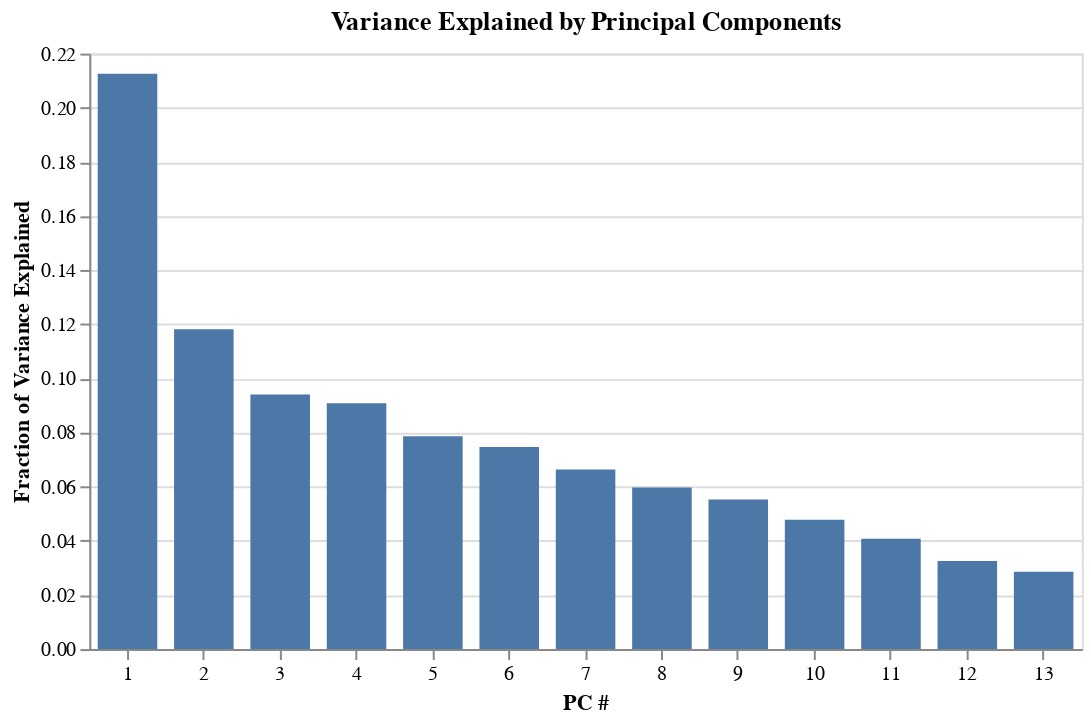

The notebook cell this image was saved under:
### Code cell
PC_num = []
i = 1
n = len(s)
while i <= n:
    PC_num.append(i)
    i += 1

explained_var = pd.DataFrame({
    'PC #': PC_num, 
    'Fraction of Variance Explained' : (s**2 / len(kaggle_centered)) / (total_variance_singular_values)
})

print(explained_var)

# scree plot of variance explained by each PC
alt.Chart(explained_var, 
          title="Variance Explained by Principal Components"
).mark_bar(size=30).encode(
    alt.X('PC #:O'),
    alt.Y('Fraction of Variance Explained:Q')
).configure_axisX(labelAngle=0).properties(width=500)

### Figure 1 — Vega-Lite specification as saved in the notebook (floating-point values rounded to 4 significant figures)
{"config": {"view": {"continuousWidth": 400, "continuousHeight": 300}, "axisX": {"labelAngle": 0}}, "data": {"name": "data-d4601225db250915a935ae1508714b67"}, "mark": {"type": "bar", "size": 30}, "encoding": {"x": {"type": "ordinal", "field": "PC #"}, "y": {"type": "quantitative", "field": "Fraction of Variance Explained"}}, "title": "Variance Explained by Principal Components", "width": 500, "$schema": "https://vega.github.io/schema/vega-lite/v4.8.1.json", "datasets": {"data-d4601225db250915a935ae1508714b67": [{"PC #": 1, "Fraction of Variance Explained": 0.2125}, {"PC #": 2, "Fraction of Variance Explained": 0.1182}, {"PC #": 3, "Fraction of Variance Explained": 0.09406}, {"PC #": 4, "Fraction of Variance Explained": 0.09086}, {"PC #": 5, "Fraction of Variance Explained": 0.07861}, {"PC #": 6, "Fraction of Variance Explained": 0.07462}, {"PC #": 7, "Fraction of Variance Explained": 0.06637}, {"PC #": 8, "Fraction of Variance Explained": 0.05969}, {"PC #": 9, "Fraction of Variance Explained": 0.0553}, {"PC #": 10, "Fraction of Variance Explained": 0.04781}, {"PC #": 11, "Fraction of Variance Explained": 0.04078}, {"PC #": 12, "Fraction of Variance Explained": 0.03255}, {"PC #": 13, "Fraction of Variance Explained": 0.0286}]}}
